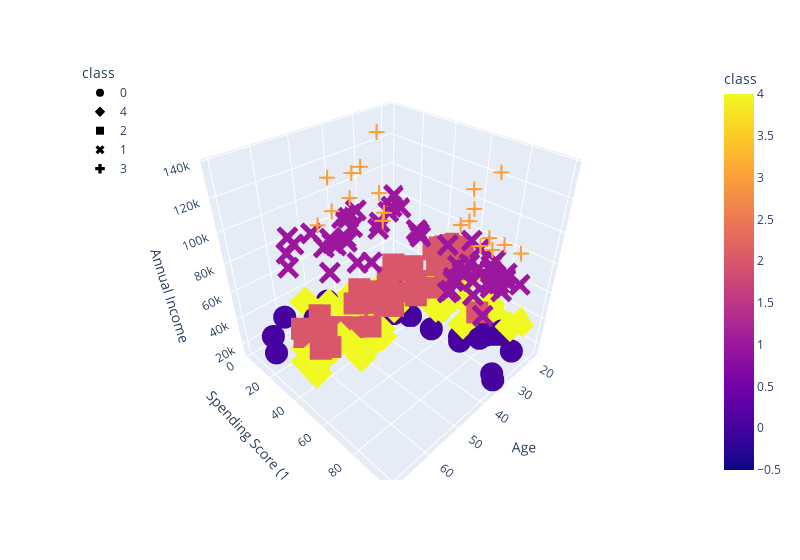

Here is the notebook cell this chart was saved with:
### Code cell
# Plot the 3D-scatter with x="Annual Income", y="Spending Score (1-100)" and z="Age"
fig = px.scatter_3d(
    five_clusters,
    x="Age",
    y="Spending Score (1-100)",
    z="Annual Income",
    color="class",
    symbol="class",
    width=800,
)
fig.update_layout(legend=dict(x=0, y=1))
fig.show()

### Figure 1 — Plotly figure (JSON) as saved in the notebook; plotly's stock layout.template omitted (floating-point values rounded to 4 significant figures)
{"data": [{"hovertemplate": "class=%{marker.color}<br>Age=%{x}<br>Spending Score (1-100)=%{y}<br>Annual Income=%{z}<extra></extra>", "legendgroup": "0", "marker": {"color": [0, 0, 0, 0, 0, 0, 0, 0, 0, 0, 0, 0, 0, 0, 0, 0, 0, 0, 0, 0, 0, 0, 0, 0, 0, 0, 0, 0, 0, 0, 0, 0], "coloraxis": "coloraxis", "symbol": "circle"}, "mode": "markers", "name": "0", "scene": "scene", "showlegend": true, "type": "scatter3d", "x": [19, 21, 20, 23, 31, 22, 35, 23, 64, 30, 67, 35, 58, 24, 37, 22, 35, 20, 52, 35, 35, 25, 46, 31, 54, 29, 45, 35, 40, 23, 60, 21], "y": [39, 81, 6, 77, 40, 76, 6, 94, 3, 72, 14, 99, 15, 77, 13, 79, 35, 66, 29, 98, 35, 73, 5, 73, 14, 82, 32, 61, 31, 87, 4, 73], "z": [15000, 15000, 16000, 16000, 17000, 17000, 18000, 18000, 19000, 19000, 19000, 19000, 20000, 20000, 20000, 20000, 21000, 21000, 23000, 23000, 24000, 24000, 25000, 25000, 28000, 28000, 28000, 28000, 29000, 29000, 30000, 30000]}, {"hovertemplate": "class=%{marker.color}<br>Age=%{x}<br>Spending Score (1-100)=%{y}<br>Annual Income=%{z}<extra></extra>", "legendgroup": "4", "marker": {"color": [4, 4, 4, 4, 4, 4, 4, 4, 4, 4, 4, 4, 4, 4, 4, 4, 4, 4, 4, 4, 4, 4, 4, 4, 4, 4, 4, 4, 4, 4, 4, 4, 4, 4, 4, 4, 4, 4, 4, 4, 4, 4], "coloraxis": "coloraxis", "symbol": "diamond"}, "mode": "markers", "name": "4", "scene": "scene", "showlegend": true, "type": "scatter3d", "x": [53, 18, 49, 21, 42, 30, 36, 20, 65, 24, 48, 31, 49, 24, 50, 27, 29, 31, 49, 33, 31, 59, 50, 47, 51, 69, 27, 53, 70, 19, 67, 54, 63, 18, 43, 68, 19, 32, 70, 47, 60, 60], "y": [4, 92, 14, 81, 17, 73, 26, 75, 35, 92, 36, 61, 28, 65, 55, 47, 42, 42, 52, 60, 54, 60, 45, 41, 50, 46, 51, 46, 56, 55, 52, 59, 51, 59, 50, 48, 59, 47, 55, 42, 49, 56], "z": [33000, 33000, 33000, 33000, 34000, 34000, 37000, 37000, 38000, 38000, 39000, 39000, 39000, 39000, 40000, 40000, 40000, 40000, 42000, 42000, 43000, 43000, 43000, 43000, 44000, 44000, 46000, 46000, 46000, 46000, 47000, 47000, 48000, 48000, 48000, 48000, 48000, 48000, 49000, 49000, 50000, 50000]}, {"hovertemplate": "class=%{marker.color}<br>Age=%{x}<br>Spending Score (1-100)=%{y}<br>Annual Income=%{z}<extra></extra>", "legendgroup": "2", "marker": {"color": [2, 2, 2, 2, 2, 2, 2, 2, 2, 2, 2, 2, 2, 2, 2, 2, 2, 2, 2, 2, 2, 2, 2, 2, 2, 2, 2, 2, 2, 2, 2, 2, 2, 2, 2, 2, 2, 2, 2, 2, 2, 2, 2, 2, 2, 2, 2, 2, 2, 2], "coloraxis": "coloraxis", "symbol": "square"}, "mode": "markers", "name": "2", "scene": "scene", "showlegend": true, "type": "scatter3d", "x": [59, 26, 45, 40, 23, 49, 57, 38, 67, 46, 21, 48, 55, 22, 34, 50, 68, 18, 48, 40, 32, 24, 47, 27, 48, 20, 23, 49, 67, 26, 49, 21, 66, 54, 68, 66, 65, 19, 38, 19, 18, 19, 63, 49, 51, 50, 27, 38, 40, 39], "y": [47, 54, 53, 48, 52, 42, 51, 55, 41, 44, 57, 46, 58, 55, 60, 46, 55, 41, 49, 40, 42, 52, 47, 50, 42, 49, 41, 48, 59, 55, 56, 42, 50, 46, 43, 48, 52, 54, 42, 46, 48, 50, 43, 59, 43, 57, 56, 40, 58, 91], "z": [54000, 54000, 54000, 54000, 54000, 54000, 54000, 54000, 54000, 54000, 54000, 54000, 57000, 57000, 58000, 58000, 59000, 59000, 60000, 60000, 60000, 60000, 60000, 60000, 61000, 61000, 62000, 62000, 62000, 62000, 62000, 62000, 63000, 63000, 63000, 63000, 63000, 63000, 64000, 64000, 65000, 65000, 65000, 65000, 67000, 67000, 67000, 67000, 69000, 69000]}, {"hovertemplate": "class=%{marker.color}<br>Age=%{x}<br>Spending Score (1-100)=%{y}<br>Annual Income=%{z}<extra></extra>", "legendgroup": "1", "marker": {"color": [1, 1, 1, 1, 1, 1, 1, 1, 1, 1, 1, 1, 1, 1, 1, 1, 1, 1, 1, 1, 1, 1, 1, 1, 1, 1, 1, 1, 1, 1, 1, 1, 1, 1, 1, 1, 1, 1, 1, 1, 1, 1, 1, 1, 1, 1, 1, 1, 1, 1, 1, 1, 1, 1, 1, 1], "coloraxis": "coloraxis", "symbol": "x"}, "mode": "markers", "name": "1", "scene": "scene", "showlegend": true, "type": "scatter3d", "x": [23, 31, 43, 40, 59, 38, 47, 39, 25, 31, 20, 29, 44, 32, 19, 35, 57, 32, 28, 32, 25, 28, 48, 32, 34, 34, 43, 39, 44, 38, 47, 27, 37, 30, 34, 30, 56, 29, 19, 31, 50, 36, 42, 33, 36, 32, 40, 28, 36, 36, 52, 30, 58, 27, 59, 35], "y": [29, 77, 35, 95, 11, 75, 9, 75, 34, 71, 5, 88, 7, 73, 10, 72, 5, 93, 40, 87, 12, 97, 36, 74, 22, 90, 17, 88, 20, 76, 16, 89, 1, 78, 1, 73, 35, 83, 5, 93, 26, 75, 20, 95, 27, 63, 13, 75, 10, 92, 13, 86, 15, 69, 14, 90], "z": [70000, 70000, 71000, 71000, 71000, 71000, 71000, 71000, 72000, 72000, 73000, 73000, 73000, 73000, 74000, 74000, 75000, 75000, 76000, 76000, 77000, 77000, 77000, 77000, 78000, 78000, 78000, 78000, 78000, 78000, 78000, 78000, 78000, 78000, 78000, 78000, 79000, 79000, 81000, 81000, 85000, 85000, 86000, 86000, 87000, 87000, 87000, 87000, 87000, 87000, 88000, 88000, 88000, 88000, 93000, 93000]}, {"hovertemplate": "class=%{marker.color}<br>Age=%{x}<br>Spending Score (1-100)=%{y}<br>Annual Income=%{z}<extra></extra>", "legendgroup": "3", "marker": {"color": [3, 3, 3, 3, 3, 3, 3, 3, 3, 3, 3, 3, 3, 3, 3, 3, 3, 3, 3, 3], "coloraxis": "coloraxis", "symbol": "cross"}, "mode": "markers", "name": "3", "scene": "scene", "showlegend": true, "type": "scatter3d", "x": [37, 32, 46, 29, 41, 30, 54, 28, 41, 36, 34, 32, 33, 38, 47, 35, 45, 32, 32, 30], "y": [32, 86, 15, 88, 39, 97, 24, 68, 17, 85, 23, 69, 8, 91, 16, 79, 28, 74, 18, 83], "z": [97000, 97000, 98000, 98000, 99000, 99000, 101000, 101000, 103000, 103000, 103000, 103000, 113000, 113000, 120000, 120000, 126000, 126000, 137000, 137000]}], "layout": {"coloraxis": {"colorbar": {"title": {"text": "class"}}, "colorscale": [[0, "#0d0887"], [0.1111, "#46039f"], [0.2222, "#7201a8"], [0.3333, "#9c179e"], [0.4444, "#bd3786"], [0.5556, "#d8576b"], [0.6667, "#ed7953"], [0.7778, "#fb9f3a"], [0.8889, "#fdca26"], [1, "#f0f921"]]}, "legend": {"title": {"text": "class"}, "tracegroupgap": 0, "x": 0, "y": 1}, "margin": {"t": 60}, "scene": {"domain": {"x": [0, 1], "y": [0, 1]}, "xaxis": {"title": {"text": "Age"}}, "yaxis": {"title": {"text": "Spending Score (1-100)"}}, "zaxis": {"title": {"text": "Annual Income"}}}, "width": 800}}
